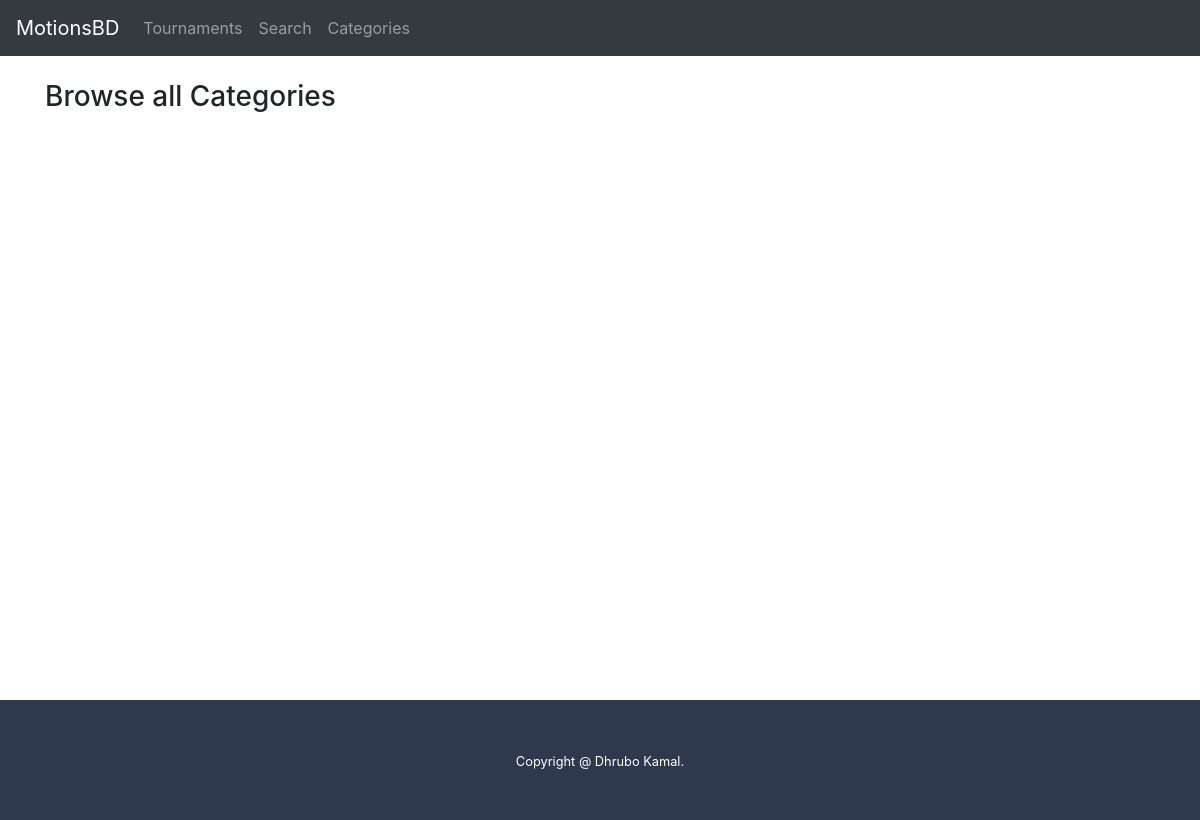
/categories, run on an earlier commit of the app's database.
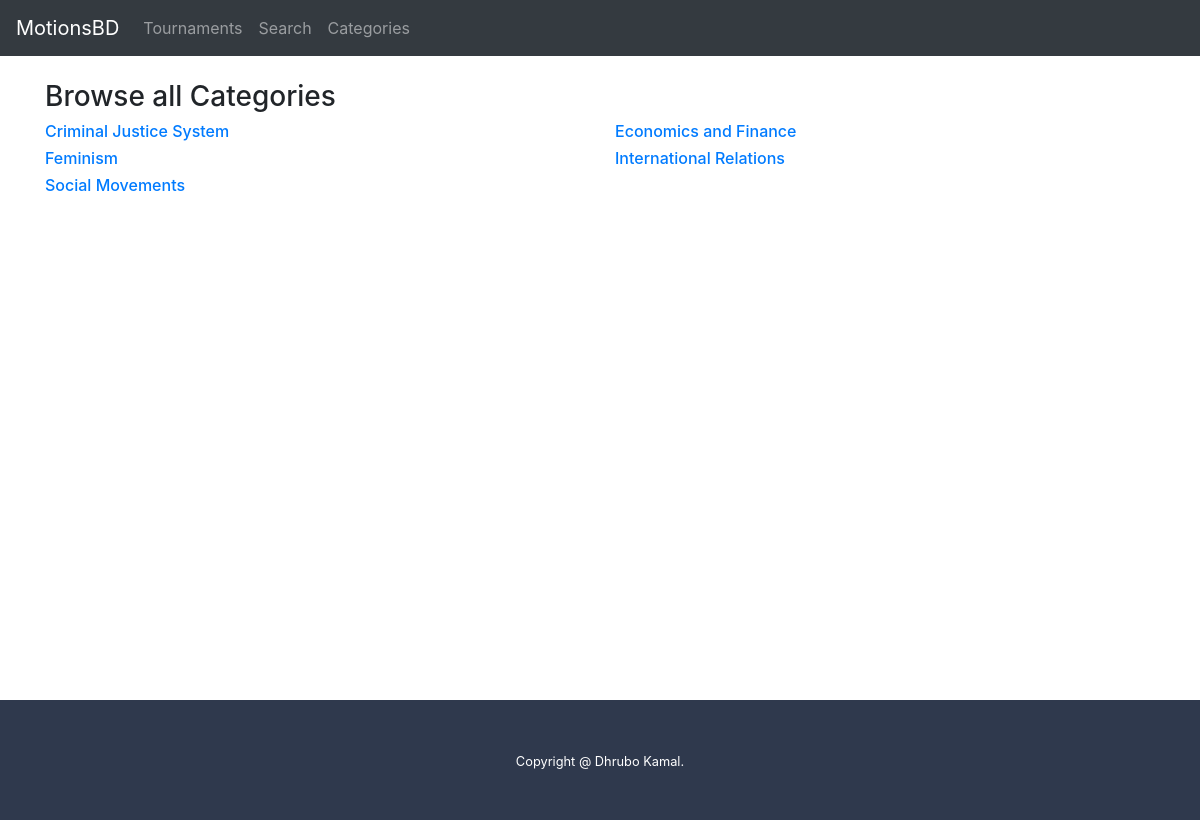
And on a later commit of the database.
### dir/models.py (models this page shows)
class Category(models.Model):
    category_text = models.CharField(max_length=50)
    alt_text = models.CharField(max_length=200, blank=True)
    def __str__(self):
        return self.category_text

### dir/views.py (the view)
# urls.py: path('categories', views.categories, name='categories'),
def categories(request):
    return render(request, 'dir/category.html', {'all_categories': Category.objects.all().order_by('category_text')})

### dir/templates/dir/category.html
{% extends 'dir/base.html' %}
{% block content %}
<h3> Browse all Categories </h3>
<div class='row'>
{% for ctg in all_categories %}
    <div class="col col-md-6 col-sm-12">
    <a href="{% url 'category_all' ctg.pk %}">
        <h6 class=""> {{ ctg }} </h6>
    </a >
    </div>
{% endfor %}
</div>
{% endblock %}

### dir/templates/dir/base.html (shortened to what this page needs)
<!doctype html>
<html lang="en">
<head>
    <link rel="stylesheet" href="https://stackpath.bootstrapcdn.com/bootstrap/4.5.2/css/bootstrap.min.css">
</head>
<body>
<div class="container" style="min-height: 700px">
    <nav class="navbar navbar-expand-lg navbar-dark bg-dark fixed-top">
        <a class="navbar-brand" href="{% url 'index' %}">MotionsBD</a>
        <div class="collapse navbar-collapse" id="navbarNavAltMarkup">
            <div class="navbar-nav">
                <a class="nav-item nav-link" href="{% url 'tournaments' %}">Tournaments <span class="sr-only">(current)</span></a>
                <a class="nav-item nav-link" href="{% url 'search' %}">Search <span class="sr-only">(current)</span></a>
                <a class="nav-item nav-link " href="{% url 'categories' %}">Categories</a>
            </div>
        </div>
    </nav>
    <div class="buffer" style="height: 5rem;"></div>
    {% block content %}
    {% endblock %}
    <div class="buffer" style="height: 5rem;"></div>
    </div>
    <footer class="py-5 text-center text-light" style="background-color: #2F394D;">
        <p class="m-0 text-white"><small> Copyright @ Dhrubo Kamal.</small></p>
    </footer>
</body>
</html>

### dir/templates/dir/base.html (style rules this page uses)
a:link { text-decoration: none; }

What changed in the data, as far as the page shows it:
added Category: category_text "Criminal Justice System"
added Category: category_text "Economics and Finance"
added Category: category_text "Feminism"
added Category: category_text "International Relations"
added Category: category_text "Social Movements"
